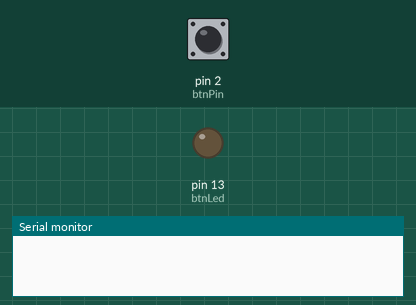
This sketch was run on a simulated Arduino Uno, built with avr-gcc and run on an emulated ATmega328P. On the bench: output pins drawn as LEDs (lit = HIGH), the last lines printed to the serial monitor. The inputs (shaded band) are chosen by the test bench; at power-on: pin 2 (btnPin) HIGH.

Above: at 1.2 s.
1.3 s: pin 2 (btnPin) pulled LOW for 1 s
At 2.1 s:
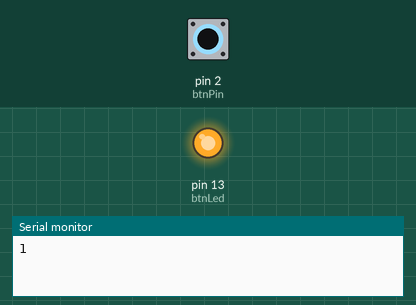
3.8 s: pin 2 (btnPin) pulled LOW for 3.2 s
At 8.0 s:
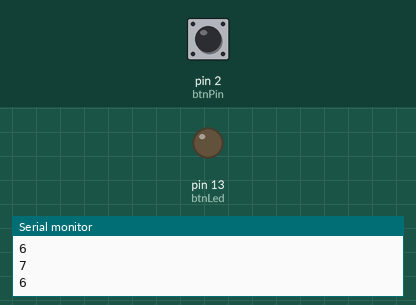
Timing chart, 0 to 9.5 s (numbered marks = the images above; inputs shaded):
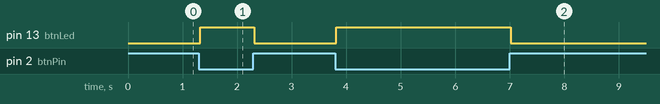

The sketch:

materialMadLibs_2.ino
```cpp
/********************************
Creation Computation: 2016

Assignment one: Panic.

1 button that sends a heartbeat out to serial.
Processing reads it on the other side to manipulate audio.

If the button is on, send a heartbeat to increase a value every 500ms
Else, bring that value down in intervals over time until it is equal to 1.

**********************************/


#include <elapsedMillis.h>

/********************/

unsigned long lastDebounceTime = 0;     // the last time the output pin was toggled
unsigned long debounceDelay = 20;      // the debounce time; increase if the output flickers

int btnPin = 2;         // the button Pin
int btnLed = 13;         // the button LED for testing
int buttonState;
int lastButtonState;

elapsedMillis timer0;
elapsedMillis timer1;
boolean wasGrabbed;
#define interval 500
int v;


void setup(){
  Serial.begin(9600);
  pinMode(btnPin, INPUT_PULLUP);
  pinMode(btnLed, OUTPUT);
}

void loop(){

  int buttonReading = digitalRead(btnPin);

  if (buttonReading != lastButtonState) {
    lastDebounceTime = millis();
  }
  if ((millis() - lastDebounceTime) > debounceDelay) {
    buttonState = buttonReading;
    if (buttonState == HIGH){
        /// BUTTON IS OFF /////////////////////
      digitalWrite(btnLed, LOW);
      timer0 = 0;
      /// count back down to 1 ////////////
      if(wasGrabbed && v > 1){
        if(timer1 > interval){
          timer1 -= interval; //reset the timer
          v--;
          Serial.println(v,DEC);
          if(v <= 1){
            v = 1;
            wasGrabbed = false;
          }
        }
      }
    } else {
      /// BUTTON IS ON ////////////////////////////
      digitalWrite(btnLed, HIGH);
      timer1 = 0;
      wasGrabbed = true;
      if(timer0 > interval){
        timer0 -= interval; //reset the timer
        v++;
        Serial.println(v,DEC);
        if(v >= 9){
          v = 9;
        }

      }

    }
  }
  lastButtonState = buttonReading;
}
```

Measured:
- after the input at 1.3 s, pin 13 (btnLed): LOW → HIGH at once, → LOW 1.0 s later
- after the input at 3.8 s, pin 13 (btnLed): LOW → HIGH at once, → LOW 3.2 s later
